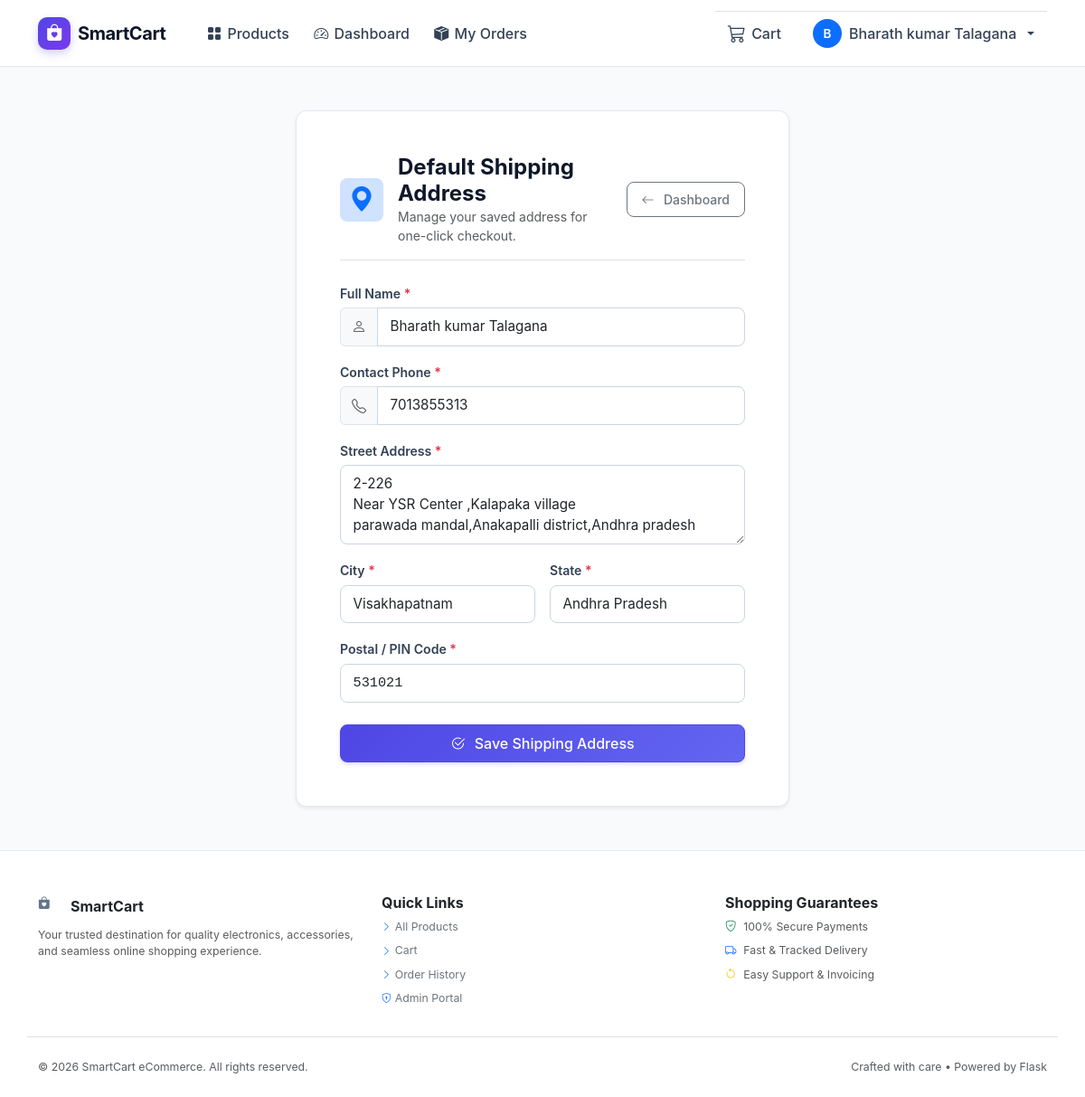
The page /user-address (signed in) on the database its author committed.
### tables this page shows
CREATE TABLE user_addresses (
    address_id INTEGER PRIMARY KEY AUTOINCREMENT,
    user_id INTEGER,
    full_name TEXT,
    phone TEXT,
    street TEXT,
    city TEXT,
    state TEXT,
    pincode TEXT,
    created_at TIMESTAMP DEFAULT CURRENT_TIMESTAMP,
    updated_at TIMESTAMP DEFAULT CURRENT_TIMESTAMP,
    FOREIGN KEY (user_id) REFERENCES users(user_id)
);

### app.py (the view, shortened to what this page needs)
@app.route('/user-address', methods=['GET', 'POST'])
def user_address():
    if 'user_id' not in session:
        flash("Please login first!", "danger")
        return redirect('/user-login')
    user_id = session['user_id']
    conn = get_db_connection()
    cursor = conn.cursor(dictionary=True)
    cursor.execute("SELECT * FROM user_addresses WHERE user_id=%s LIMIT 1", (user_id,))
    address = cursor.fetchone()
    cursor.close()
    conn.close()
    return render_template("users/user_address.html", address=address)

### app.py (called while the page is built)
def get_db_connection():
    db_type = getattr(config, 'DB_TYPE', 'sqlite').lower()
    if db_type == 'mysql':
        if mysql is None:
            raise ImportError("mysql-connector-python is not installed. Please install it or set DB_TYPE='sqlite'.")
        return mysql.connector.connect(
            host=config.DB_HOST,
            user=config.DB_USER,
            password=config.DB_PASSWORD,
            database=config.DB_NAME
        )
    else:
        init_sqlite_db()
        db_path = getattr(config, 'SQLITE_DB_PATH', os.path.join(os.path.dirname(os.path.abspath(__file__)), 'smartcart.db'))
        conn = sqlite3.connect(db_path)
        return SQLiteConnectionWrapper(conn)

    def execute(self, query, params=None):
        query = query.replace('%s', '?')
        if params is not None:
            return self._cursor.execute(query, params)
        return self._cursor.execute(query)

    def fetchone(self):
        row = self._cursor.fetchone()
        return dict(row) if row is not None else None

    def close(self):
        self._cursor.close()

    def cursor(self, dictionary=True):
        return SQLiteCursorWrapper(self._conn.cursor())

    def close(self):
        self._conn.close()

### templates/users/user_address.html (shortened to what this page needs)
{% extends "users/base_user.html" %}
{% block content %}
<div class="row justify-content-center py-2 py-md-4">
    <div class="col-12 col-md-8 col-lg-6">
        <div class="sc-card p-3 p-sm-4 p-md-5 shadow-sm">
            <div class="d-flex align-items-center justify-content-between mb-4 pb-3 border-bottom gap-2">
                <div class="d-flex align-items-center gap-3">
                    <div class="rounded-3 bg-primary-subtle text-primary p-3 fs-3 d-flex align-items-center justify-content-center flex-shrink-0" style="width: 48px; height: 48px;">
                        <i class="bi bi-geo-alt-fill"></i>
                    </div>
                    <div>
                        <h3 class="fw-bold mb-0 fs-4 fs-md-3">Default Shipping Address</h3>
                        <p class="text-muted small mb-0">Manage your saved address for one-click checkout.</p>
                    </div>
                </div>
                <a href="/user-dashboard" class="btn btn-outline-secondary btn-sm">
                    <i class="bi bi-arrow-left me-1"></i> Dashboard
                </a>
            </div>
            <form method="POST" action="/user-address">
                <div class="mb-3">
                    <label class="form-label fw-semibold" for="addrName">Full Name <span class="text-danger">*</span></label>
                    <div class="input-group">
                        <span class="input-group-text bg-light text-muted"><i class="bi bi-person"></i></span>
                        <input type="text" id="addrName" name="full_name" class="form-control" placeholder="Recipient's Name" value="{{ address.full_name or '' }}" required>
                    </div>
                </div>
                <div class="mb-3">
                    <label class="form-label fw-semibold" for="addrPhone">Contact Phone <span class="text-danger">*</span></label>
                    <div class="input-group">
                        <span class="input-group-text bg-light text-muted"><i class="bi bi-telephone"></i></span>
                        <input type="tel" id="addrPhone" name="phone" class="form-control" placeholder="10-digit Mobile Number" value="{{ address.phone or '' }}" required>
                    </div>
                </div>
                <div class="mb-3">
                    <label class="form-label fw-semibold" for="addrStreet">Street Address <span class="text-danger">*</span></label>
                    <textarea id="addrStreet" name="street" class="form-control" rows="3" placeholder="House/Flat No., Street, Landmark" required>{{ address.street or '' }}</textarea>
                </div>
                <div class="row g-2 g-sm-3 mb-3">
                    <div class="col-12 col-sm-6">
                        <label class="form-label fw-semibold" for="addrCity">City <span class="text-danger">*</span></label>
                        <input type="text" id="addrCity" name="city" class="form-control" placeholder="City" value="{{ address.city or '' }}" required>
                    </div>
                    <div class="col-12 col-sm-6">
                        <label class="form-label fw-semibold" for="addrState">State <span class="text-danger">*</span></label>
                        <input type="text" id="addrState" name="state" class="form-control" placeholder="State" value="{{ address.state or '' }}" required>
                    </div>
                </div>
                <div class="mb-4">
                    <label class="form-label fw-semibold" for="addrPincode">Postal / PIN Code <span class="text-danger">*</span></label>
                    <input type="text" id="addrPincode" name="pincode" class="form-control font-monospace" placeholder="e.g. 500081" value="{{ address.pincode or '' }}" required>
                </div>
                <button type="submit" class="btn btn-primary w-100 py-2 fs-6">
                    <i class="bi bi-check2-circle me-1"></i> Save Shipping Address
                </button>
            </form>
        </div>
    </div>
</div>
{% endblock %}

### templates/users/base_user.html (shortened to what this page needs)
<!DOCTYPE html>
<html lang="en">
<head>
    <link href="https://cdn.jsdelivr.net/npm/bootstrap@5.3.3/dist/css/bootstrap.min.css" rel="stylesheet">
    <link href="https://cdn.jsdelivr.net/npm/bootstrap-icons@1.11.3/font/bootstrap-icons.min.css" rel="stylesheet">
    <link rel="stylesheet" href="{{ url_for('static', filename='css/style.css') }}">
</head>
<body>
    <header>
        <nav class="navbar navbar-expand-lg sc-navbar sticky-top">
            <div class="container">
                <a class="navbar-brand sc-brand" href="{% if session.get('user_id') %}/user/products{% else %}/user-login{% endif %}">
                    <span class="sc-logo-icon">
                        <i class="bi bi-bag-heart-fill"></i>
                    </span>
                    <span>SmartCart</span>
                </a>
                <div class="collapse navbar-collapse" id="userNavbar">
                    <ul class="navbar-nav me-auto mb-2 mb-lg-0 ms-lg-3 py-2 py-lg-0">
                        <li class="nav-item">
                            <a class="nav-link sc-nav-link" href="/user/products">
                                <i class="bi bi-grid-fill"></i> Products
                            </a>
                        </li>
                        {% if session.get('user_id') %}
                        <li class="nav-item">
                            <a class="nav-link sc-nav-link" href="/user-dashboard">
                                <i class="bi bi-speedometer2"></i> Dashboard
                            </a>
                        </li>
                        <li class="nav-item">
                            <a class="nav-link sc-nav-link" href="/user/my-orders">
                                <i class="bi bi-box-seam-fill"></i> My Orders
                            </a>
                        </li>
                        {% endif %}
                    </ul>
                    <ul class="navbar-nav align-items-lg-center gap-2 py-2 py-lg-0 border-top border-lg-0 pt-3 pt-lg-0">
                        {% if session.get('user_id') %}
                        <li class="nav-item d-none d-lg-block">
                            <a class="nav-link sc-nav-link position-relative px-3" href="/user/cart">
                                <i class="bi bi-cart3 fs-5"></i> Cart
                                {% set cart_count = session.get('cart', {})|length %}
                            </a>
                        </li>
                        <li class="nav-item dropdown">
                            <a class="nav-link dropdown-toggle sc-nav-link d-flex align-items-center gap-2" href="#" role="button" data-bs-toggle="dropdown" aria-expanded="false">
                                <span class="rounded-circle bg-primary text-white d-inline-flex align-items-center justify-content-center" style="width: 32px; height: 32px; font-weight: 600; font-size: 0.85rem;">
                                    {{ (session.get('user_name', 'U'))[0]|upper }}
                                </span>
                                <span>{{ session.get('user_name', 'Account') }}</span>
                            </a>
                        </li>
                        {% endif %}
                    </ul>
                </div>
            </div>
        </nav>
    </header>
    <main class="py-3 py-md-4">
        <div class="container">
            {% block content %}{% endblock %}
        </div>
    </main>
    <footer class="sc-footer mt-auto">
        <div class="container">
            <div class="row g-4 py-3 border-bottom pb-4 mb-3">
                <div class="col-12 col-md-4">
                    <div class="d-flex align-items-center gap-2 mb-2">
                        <span class="sc-logo-icon" style="width:28px; height:28px; font-size: 0.85rem;">
                            <i class="bi bi-bag-heart-fill"></i>
                        </span>
                        <h6 class="mb-0 fw-bold text-dark">SmartCart</h6>
                    </div>
                    <p class="text-muted small mb-0">Your trusted destination for quality electronics, accessories, and seamless online shopping experience.</p>
                </div>
                <div class="col-6 col-md-4">
                    <h6 class="fw-bold text-dark mb-2">Quick Links</h6>
                    <ul class="list-unstyled small mb-0">
                        <li class="mb-2"><a href="/user/products" class="text-secondary text-decoration-none"><i class="bi bi-chevron-right small text-primary me-1"></i>All Products</a></li>
                        <li class="mb-2"><a href="/user/cart" class="text-secondary text-decoration-none"><i class="bi bi-chevron-right small text-primary me-1"></i>Cart</a></li>
                        <li class="mb-2"><a href="/user/my-orders" class="text-secondary text-decoration-none"><i class="bi bi-chevron-right small text-primary me-1"></i>Order History</a></li>
                        <li class="mb-2"><a href="/admin-login" class="text-secondary text-decoration-none"><i class="bi bi-shield-lock small text-primary me-1"></i>Admin Portal</a></li>
                    </ul>
                </div>
                <div class="col-6 col-md-4">
                    <h6 class="fw-bold text-dark mb-2">Shopping Guarantees</h6>
                    <ul class="list-unstyled small mb-0 text-muted">
                        <li class="mb-2"><i class="bi bi-shield-check text-success me-2"></i>100% Secure Payments</li>
                        <li class="mb-2"><i class="bi bi-truck text-primary me-2"></i>Fast & Tracked Delivery</li>
                        <li class="mb-2"><i class="bi bi-arrow-counterclockwise text-warning me-2"></i>Easy Support & Invoicing</li>
                    </ul>
                </div>
            </div>
            <div class="d-flex flex-column flex-sm-row justify-content-between align-items-center small text-muted pt-2 gap-2 text-center text-sm-start">
                <span>&copy; 2026 SmartCart eCommerce. All rights reserved.</span>
                <span>Crafted with care &bull; Powered by Flask</span>
            </div>
        </div>
    </footer>
</body>
</html>

### static/css/style.css (style rules this page uses)
:root { --sc-primary: #4f46e5; --sc-primary-hover: #4338ca; --sc-primary-subtle: #eef2ff; --sc-accent: #06b6d4; --sc-success: #10b981; --sc-warning: #f59e0b; --sc-danger: #ef4444; --sc-dark: #0f172a; --sc-slate: #334155; --sc-muted: #64748b; --sc-border: #e2e8f0; --sc-bg: #f8fafc; --sc-card-bg: #ffffff; --sc-radius-sm: 8px; --sc-radius: 12px; --sc-radius-lg: 16px; --sc-shadow-sm: 0 1px 3px rgba(0, 0, 0, 0.05); --sc-shadow: 0 4px 6px -1px rgba(0, 0, 0, 0.07), 0 2px 4px -2px rgba(0, 0, 0, 0.04); --sc-shadow-lg: 0 10px 25px -3px rgba(0, 0, 0, 0.08), 0 4px 6px -4px rgba(0, 0, 0, 0.03); --sc-shadow-hover: 0 14px 28px -4px rgba(79, 70, 229, 0.12), 0 6px 12px -4px rgba(0, 0, 0, 0.05); }
html { scroll-behavior: smooth; }
body { font-family: -apple-system, BlinkMacSystemFont, "Segoe UI", Roboto, "Helvetica Neue", Arial, sans-serif; background-color: var(--sc-bg); color: var(--sc-dark); min-height: 100vh; display: flex; flex-direction: column; overflow-x: hidden; -webkit-tap-highlight-color: transparent; }
main { flex: 1; }
a { text-decoration: none; color: var(--sc-primary); transition: color 0.2s ease, background-color 0.2s ease, transform 0.2s ease; }
.sc-navbar { background: rgba(255, 255, 255, 0.95); backdrop-filter: blur(12px); -webkit-backdrop-filter: blur(12px); border-bottom: 1px solid var(--sc-border); padding: 0.75rem 0; transition: box-shadow 0.25s ease; z-index: 1030; }
.sc-brand { font-weight: 700; font-size: 1.25rem; letter-spacing: -0.02em; color: var(--sc-dark); display: inline-flex; align-items: center; gap: 0.5rem; }
.sc-brand .sc-logo-icon { width: 36px; height: 36px; background: linear-gradient(135deg, var(--sc-primary) 0%, #7c3aed 100%); color: #ffffff; border-radius: 10px; display: inline-flex; align-items: center; justify-content: center; font-size: 1.15rem; box-shadow: 0 4px 10px rgba(79, 70, 229, 0.25); flex-shrink: 0; }
.sc-nav-link { font-weight: 500; color: var(--sc-slate) !important; padding: 0.5rem 0.85rem !important; border-radius: 8px; transition: all 0.2s ease; display: inline-flex; align-items: center; gap: 0.4rem; }
.btn { font-weight: 500; border-radius: 8px; padding: 0.5rem 1rem; transition: all 0.2s ease; display: inline-flex; align-items: center; justify-content: center; gap: 0.4rem; white-space: nowrap; }
.btn-primary { background: linear-gradient(135deg, var(--sc-primary) 0%, #6366f1 100%); border-color: var(--sc-primary); color: #ffffff; box-shadow: 0 2px 4px rgba(79, 70, 229, 0.2); }
.sc-card { background: var(--sc-card-bg); border: 1px solid var(--sc-border); border-radius: var(--sc-radius); box-shadow: var(--sc-shadow-sm); transition: all 0.25s cubic-bezier(0.16, 1, 0.3, 1); overflow: hidden; }
.form-label { font-weight: 600; font-size: 0.88rem; color: var(--sc-slate); margin-bottom: 0.35rem; }
.form-control, .form-select { border: 1px solid #cbd5e1; border-radius: 8px; padding: 0.55rem 0.85rem; font-size: 0.95rem; transition: border-color 0.2s ease, box-shadow 0.2s ease; background-color: #ffffff; }
.sc-footer { background: #ffffff; border-top: 1px solid var(--sc-border); color: var(--sc-muted); font-size: 0.88rem; padding: 2rem 0 1.5rem 0; margin-top: 3.5rem; }

### rows shown on the page
user_addresses: get "Bharath kumar Talagana", full_name "Bharath kumar Talagana", phone "7013855313", street "2-226 Near YSR Center ,Kalapaka village parawada mandal,Anakapalli district,Andhra pradesh", city "Visakhapatnam", state "Andhra Pradesh", pincode "531021"

### other values the page prints
{{ (session.get('user_name', 'U'))[0]|upper }} "B"
